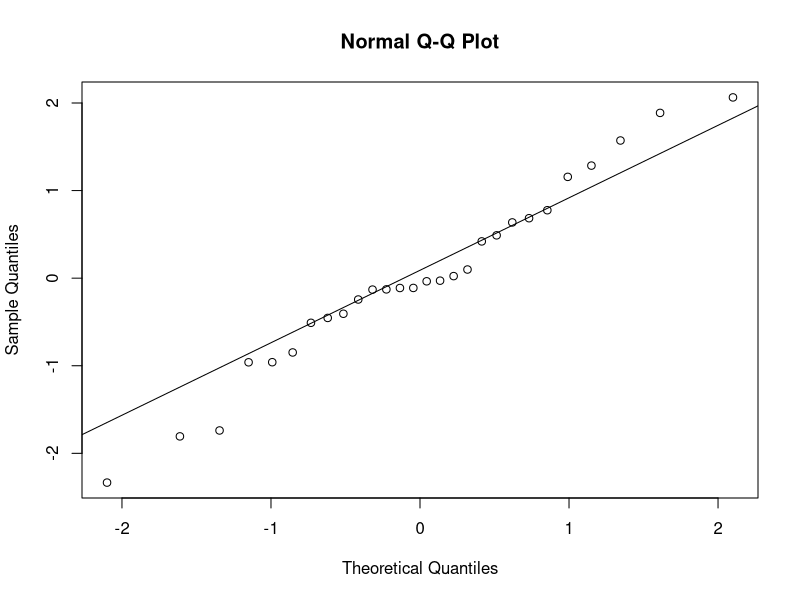
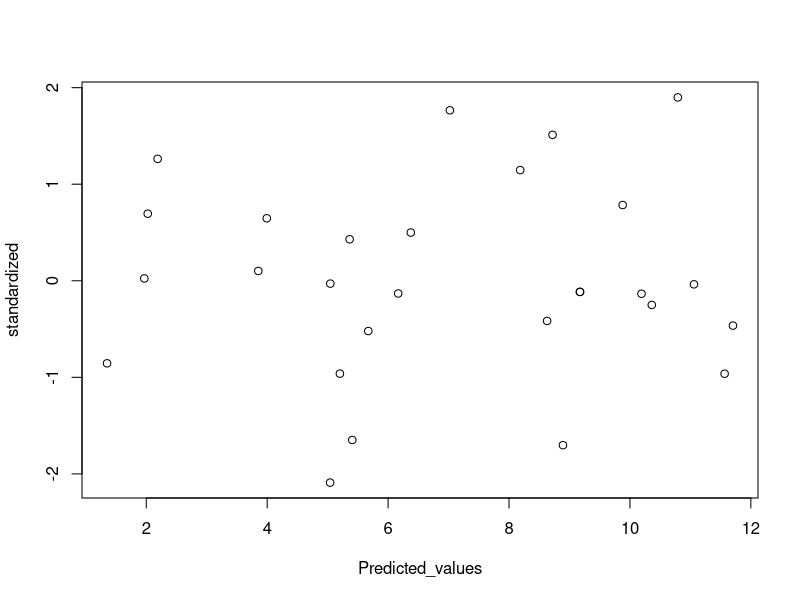
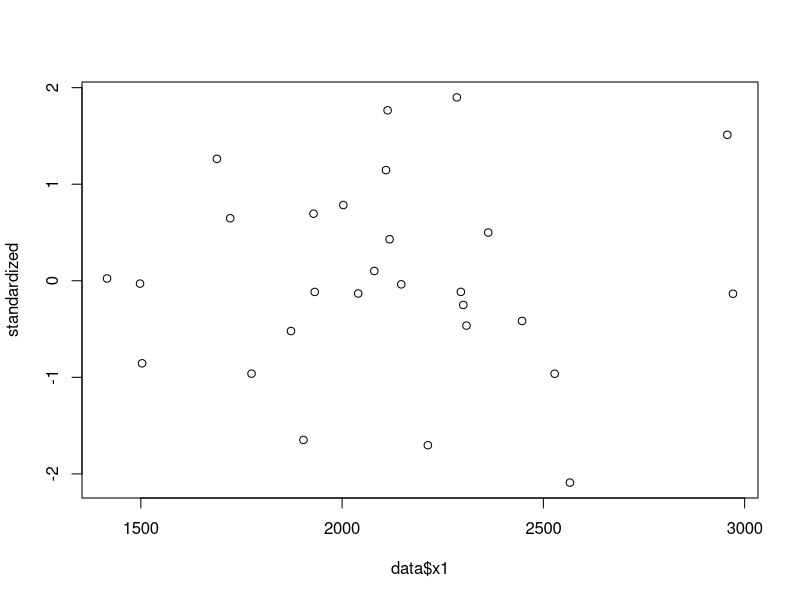
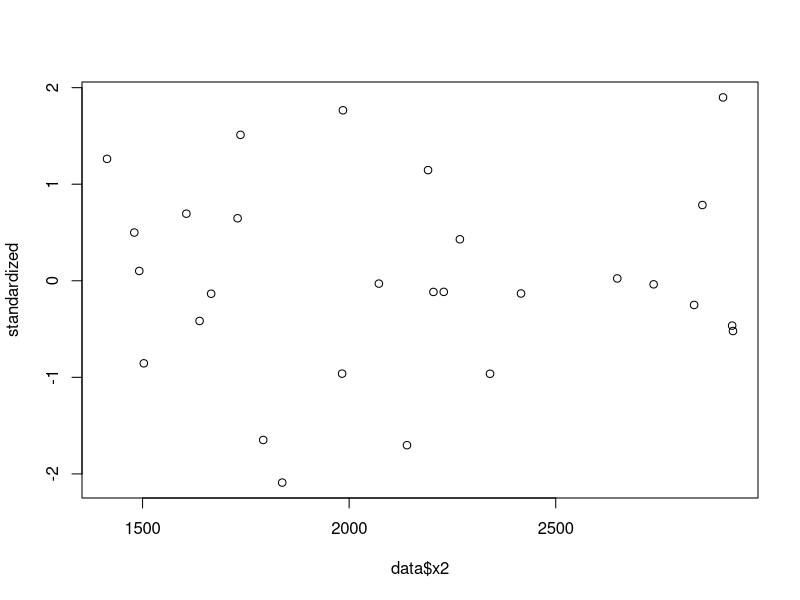
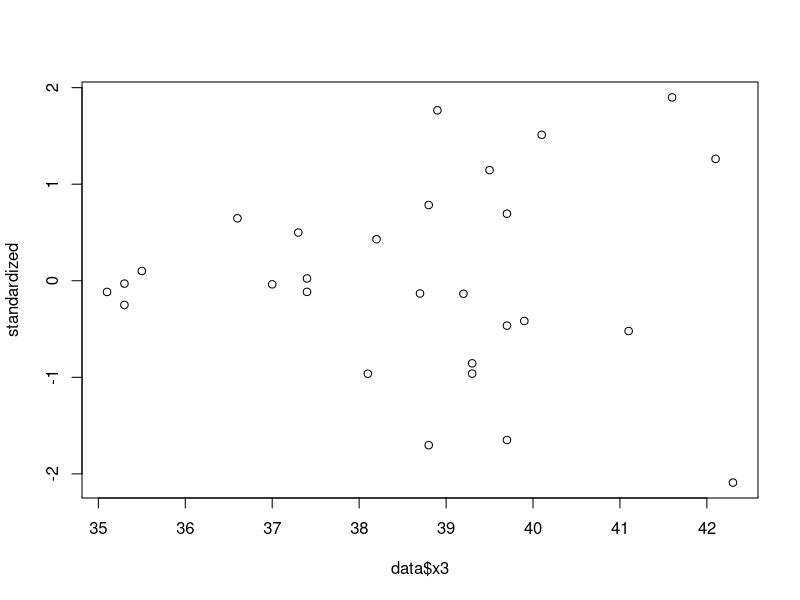
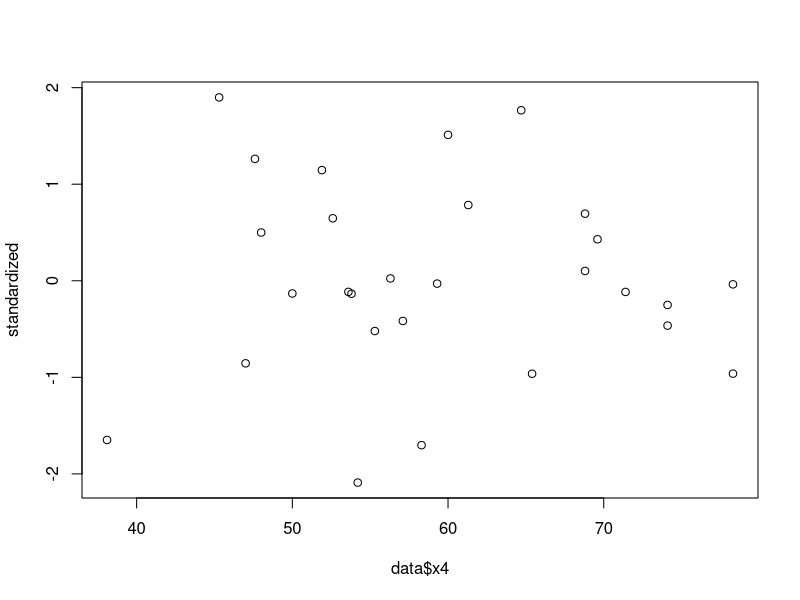
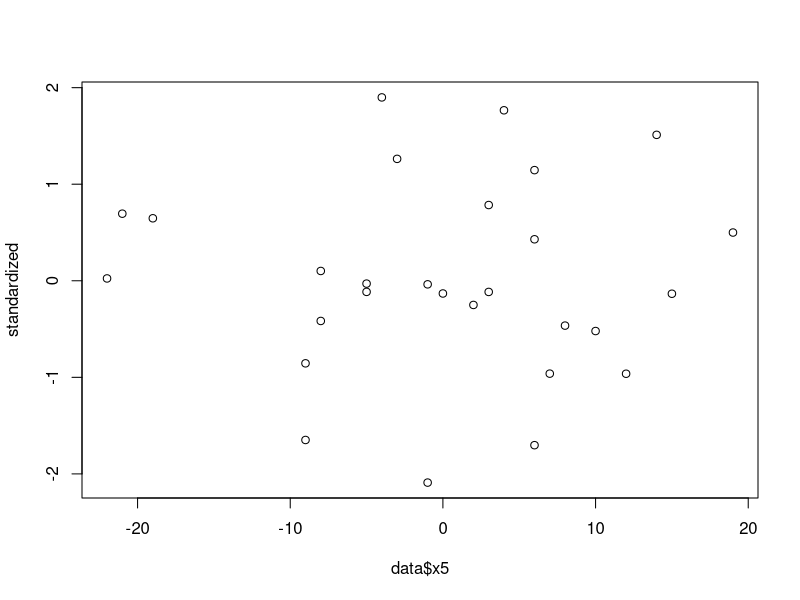
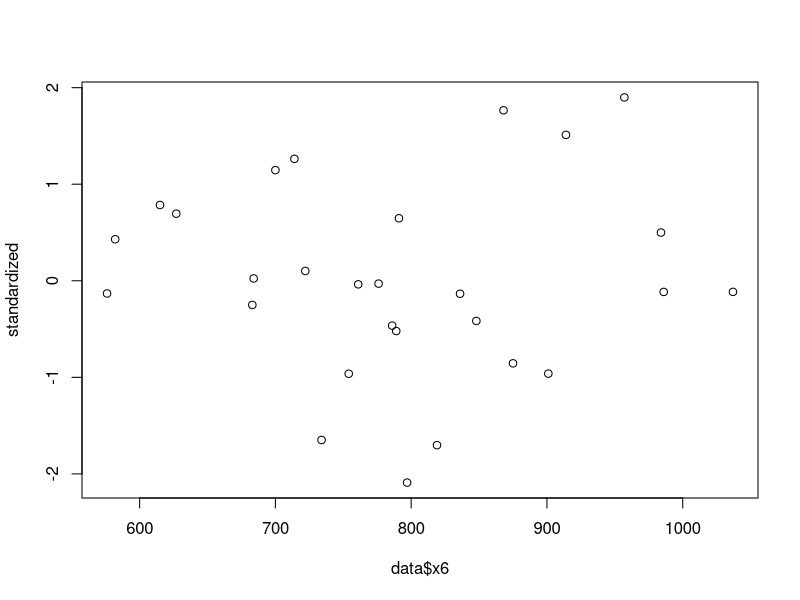

Here is the R script that generated these plots, in order: (Note: this script raises an error after producing the figures.)
# Problems (all using R): 4.2a-c,e, 4.4a-b,d, 4.8, 4.13, 4.25, 4.29, 5.2, 5.5, 5.7

# part 4.2 a)

library(readxl)

data <- as.data.frame(read_excel("data-table-B1-1.xls"))

lm <- lm(y~., data=data) #Run the linear regression

qqnorm(rstudent(lm))
qqline(rstudent(lm))

# there are some points that are not on the curve. not really normal

# part 4.2 b)

Predicted_values = predict(lm, newdata = data)
standardized = rstandard(lm)
plot(Predicted_values, standardized)

# they seem to be pretty evenly distributed

# part 4.2 c)

plot(data$x1, standardized) # seems to be alright
plot(data$x2, standardized) # I think variance is slight larger for small x
plot(data$x3, standardized) # I think the variance gets bigger with x3
plot(data$x4, standardized) # seems to be alright
plot(data$x5, standardized) # seems to be alright
plot(data$x6, standardized) # seems to be alright
plot(data$x7, standardized) # I think variance gets bigger with x7
plot(data$x8, standardized) # seems to be alright
plot(data$x9, standardized) # seems to be alright

# part 4.2 e)

library("MASS") #need this package to calculate the studentized residual with studres()
studentized <- studres(lm); studentized #Find the studentized residuals
rstudent <-rstudent(lm); rstudent #Find the R-student residuals

plot(data$y, studentized) # there is a point beyond -2 (the first point)
plot(data$y, rstudent) # its the same. The first point is beyond -2



# problem 4.4 a)

data2 <- as.data.frame(read_excel("data-table-B3-1.xls"))

data2[is.na(data2)] <- 0 # i noticed there a couple of NA's

lm2 <- lm(y~., data=data2) #Run the linear regression

qqnorm(rstudent(lm2))
qqline(rstudent(lm2))

# not really normal

# part b)

Predicted_values = predict(lm2, newdata = data2)
standardized = rstandard(lm2)
plot(Predicted_values, standardized)

# we can argue there's a cluster below zero and polynomial relationship for large x

# part d)

library("MASS") #need this package to calculate the studentized residual with studres()
studentized <- studres(lm2); studentized #Find the studentized residuals
rstudent <-rstudent(lm2); rstudent #Find the R-student residuals

plot(data2$y, studentized)
plot(data2$y, rstudent) 

# there are few outliers in this data set

# problem 4.8

# part a

Month <- c('Jan', 'Feb', 'Mar', 'Apr', 'May', 'Jun', 'Jul', 'Aug', 'Sep', 'Oct', 'Nov', 'Dec')
Temperature <- c(21, 24, 32, 47, 50, 59, 68, 74, 62, 50, 41, 30)
Usage <- c(185.79, 214.47, 288.03, 424.84, 454.68, 539.03, 621.55, 675.06, 562.03, 452.93, 369.95, 273.98)
dat <- data.frame(Month, Temperature, Usage)
dat$Month <- as.factor(dat$Month)

lm3 <- lm(Usage ~ Temperature, data = dat)

qqnorm(rstudent(lm2))
qqline(rstudent(lm2))

# there are few outliers to the very right side. But the middle range seems to be normal

# part b

Predicted_values = predict(lm3, newdata = dat)
standardized = rstandard(lm3)
plot(Predicted_values, standardized)

# I don't think they are equally distributed around 0

# part c

plot(dat$Month, standardized)

# I think there is a pattern. It goes up and comes down again

# problem 4.13

data4 <- as.data.frame(read_excel("data-table-B5-1.xls"))

lm4 <- lm(y ~ data4$x6, data=data4) #Run the linear regression

summary(lm4) # R square is 0.63

lm5 <- lm(y ~ data4$x7, data=data4) #Run the linear regression

summary(lm5) # R square is 0.13

# performing residual analysis similar to earlier questions

qqnorm(rstudent(lm4))
qqline(rstudent(lm4))

# few outliers to the right, but everything seems to be alright

qqnorm(rstudent(lm5))
qqline(rstudent(lm5))

# hmm. I would say the earlier plot was better

Predicted_values = predict(lm4, newdata = data4)
standardized = rstandard(lm4)
plot(Predicted_values, standardized)

# i would say the variance goes up at the end

Predicted_values = predict(lm5, newdata = data4)
standardized = rstandard(lm5)
plot(Predicted_values, standardized)

# hmm. few outliers but looks great

# the press residuals

(r <- resid(lm4))
(pr <- resid(lm4)/(1 - lm.influence(lm4)$hat))
sum(r^2)
press<- sum(pr^2) #PRESS residual is 3692


(r <- resid(lm5))
(pr <- resid(lm5)/(1 - lm.influence(lm5)$hat))
sum(r^2)
press<- sum(pr^2) #PRESS residual is 8895

# I think we can reasonably say the model with x6 as predictor is better than the one with x7

# problem 4.25

data5 <- as.data.frame(read_excel("data-table-B16-1.xls"))

lm6 <- lm(data5$LifeExp ~ data5$`People-per-TV` + data5$`People-per-Dr`)
lm7 <- lm(data5$LifeExpMale ~ data5$`People-per-TV` + data5$`People-per-Dr`)
lm8 <- lm(data5$LifeExpFemale ~ data5$`People-per-TV` + data5$`People-per-Dr`)

qqnorm(rstudent(lm6))
qqline(rstudent(lm6))

# just one outlier. looks great otherwise

qqnorm(rstudent(lm7))
qqline(rstudent(lm7))

# same

qqnorm(rstudent(lm8))
qqline(rstudent(lm8))

# few outliers that are deviating significantly on the very left side

# problem 4.29

data6 <- as.data.frame(read_excel("data-table-B20.xls"))

lm9 <- lm(y ~ ., data=data6)

qqnorm(rstudent(lm9))
qqline(rstudent(lm9))

# some problems with normality. definitely not ideal

Predicted_values = predict(lm9, newdata = data6)
standardized = rstandard(lm9)
plot(Predicted_values, standardized)

# the errors are pretty rangebound actually. equally distributed around 0. We can argue that there are mini clusters in plot

summary(lm9)

# it seems like x1,x2,x3 are significant

lm10 <- lm(y ~ x1 + x2 + x3, data=data6)

qqnorm(rstudent(lm10))
qqline(rstudent(lm10))

# may be slightly better

Predicted_values = predict(lm10, newdata = data6)
standardized = rstandard(lm10)
plot(Predicted_values, standardized)

# not what i was hoping for

plot(data6$x1, data6$y)
plot(data6$x2, data6$y)
plot(data6$x3, data6$y)
plot(data6$x4, data6$y)
plot(data6$x5, data6$y)

# there are too few data points to make any reasonable comments and analyze honestly

#problem 5.2

# part a

temperaturek <- c(273, 283, 293, 303, 313, 323, 333, 343, 353, 363, 373)
vapor <- c(4.6, 9.2, 17.5, 31.8, 55.3, 92.5, 149.4, 233.7, 355.1, 525.8, 760)
dat <- data.frame(temperaturek, vapor)

plot(dat$temperaturek, dat$vapor)

# clearly quadratic relationship

# part b

lm11 <- lm(dat$vapor ~ dat$temperaturek)

summary(lm11)

qqnorm(rstudent(lm11))
qqline(rstudent(lm11))

# not an ideal plot. couple of outliers to the left side

Predicted_values = predict(lm11, newdata = dat)
standardized = rstandard(lm11)
plot(Predicted_values, standardized)

# not equally distributed around 0 (not even close). There is definitely a pattern

# part c

dat$inversetemp <- (2.732)^(-1/dat$temperaturek)

lm12 <- lm(dat$vapor ~ dat$inversetemp)

qqnorm(rstudent(lm12))
qqline(rstudent(lm12))

# OK. there's a terrible outlier. but overall, i think this plot is much better

Predicted_values = predict(lm12, newdata = dat)
standardized = rstandard(lm12)
plot(Predicted_values, standardized)

# the values get closer to 0, but it still doesn't seem like they are equally distributed and there is still a pattern

# problem 5.5

defectsper1000 <- c(13, 16.1, 14.5, 17.8, 22, 27.4, 16.8, 34.2, 65.6, 49.2, 66.2, 81.2, 87.4, 114.5)
weeks <- c(4, 5, 6, 7, 8, 9, 10, 11, 12, 13, 14, 15, 16, 17)
dat <- data.frame(defectsper1000, weeks)

lm14 <- lm(dat$defectsper1000 ~ dat$weeks)

qqnorm(rstudent(lm14))
qqline(rstudent(lm14))

# there are outlier to the right and left, but broadly alright

Predicted_values = predict(lm14, newdata = dat)
standardized = rstandard(lm14)
plot(Predicted_values, standardized)

# I think we are quadratic relationship in residuals. log transformation may be

library(MASS)
boxcox(lm14)

# It is pretty clear we need a ln or sqt root transformation

# let me just do a simple scatter plot

plot(dat$weeks, dat$defectsper1000)

# clearly, ln transformation

dat$lndefects <- log(dat$defectsper1000)

lm15 <- lm(dat$lndefects ~ dat$weeks)

qqnorm(rstudent(lm15))
qqline(rstudent(lm15))

#ok

Predicted_values = predict(lm15, newdata = dat)
standardized = rstandard(lm15)
plot(Predicted_values, standardized)

# this plot is much better than last time

# a ln transforamtion is necessary in this case


# problem 5.7

data10 <- as.data.frame(read_excel("data-table-B20.xls"))

lm16 <- lm(y ~ x1 + x2 + x3, data = data10)

qqnorm(rstudent(lm16))
qqline(rstudent(lm16))

# there are few points that are not close to the line especially the ones to the right

Predicted_values = predict(lm16, newdata = data10)
standardized = rstandard(lm16)
plot(Predicted_values, standardized)

# okish. but can be better

boxcox(lm16)

# indicating a ln transformation. let me try that

data10$lny <- log(data10$y)

lm17 <- lm(data10$lny ~ data10$x1 + data10$x2 + data10$x3)

qqnorm(rstudent(lm17))
qqline(rstudent(lm17))

# 1 terrible outlier. But the overall graph is better

Predicted_values = predict(lm17, newdata = data10)
standardized = rstandard(lm17)
plot(Predicted_values, standardized)

# I see a outlier, but the overall graph seems spread out and better

# I would probably do the log transformation